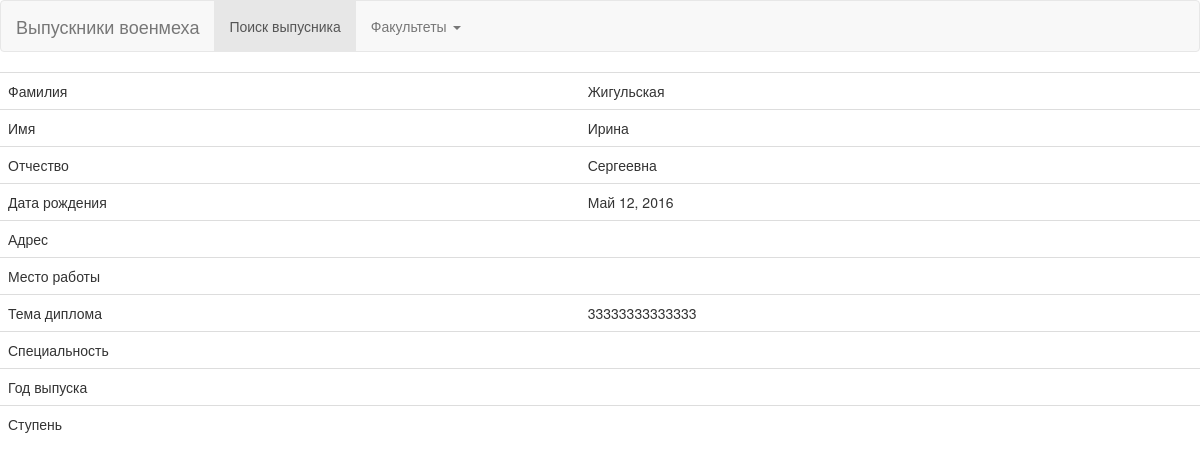
The app's page /get_graduate_description/3 with its own data.
### graduates/models.py (models this page shows, shortened)
class Graduate(models.Model):
    graduate_surname = models.CharField(max_length=100)         # Фамилия
    graduate_name = models.CharField(max_length=100)            # Имя
    graduate_patronymic = models.CharField(max_length=100, blank=True, )      # Отчество
    graduate_birthdate = models.DateField()                     # Дата рождения
    graduate_address = models.TextField(default="", blank=True)             # Место проживания
    graduate_workplace = models.CharField(max_length=100, blank=True)
    graduate_science_work = models.TextField(blank=True)
    graduate_diploma_theme = models.CharField(max_length=100, blank=True)
    graduate_kaf = models.ForeignKey(Kaf)
    graduate_faculty = models.ForeignKey(Faculty)
    graduate_group = models.ForeignKey(Group)
    class Meta:
        verbose_name = 'Выпускник'
        verbose_name_plural = 'Выпускники'
        ordering = ["graduate_surname"]

### graduates/views.py (the view)
# urls.py: url(r'^get_graduate_description/(?P<id>\d+)$', views.get_graduate_description),
def get_graduate_description(request, id):
    graduate = Graduate.objects.get(id=id)
    return render_to_response('graduate.html', {'graduate': graduate,
                                                })

### graduates/templates/graduate.html
{% extends 'main.html' %}
{% block graduate %}
    <table class="table">
        <tr class="tr-grad">
            <td>Фамилия</td>
            <td>{{ graduate.graduate_surname }}</td>
        </tr>
        <tr class="tr-grad">
            <td>Имя</td>
            <td>{{ graduate.graduate_name }}</td>
        </tr>
        <tr class="tr-grad">
            <td>Отчество</td>
            <td>{{ graduate.graduate_patronymic }}</td>
        </tr>
        <tr class="tr-grad">
            <td>Дата рождения</td>
            <td>{{ graduate.graduate_birthdate }}</td>
        </tr>
        <tr class="tr-grad">
            <td>Адрес</td>
            <td>{{ graduate.graduate_address }}</td>
        </tr>
        <tr class="tr-grad">
            <td>Место работы</td>
            <td>{{ graduate.graduate_workplace }}</td>
        </tr>
        <tr class="tr-grad">
            <td>Тема диплома</td>
            <td>{{ graduate.graduate_diploma_theme }}</td>
        </tr>
        <tr class="tr-grad">
            <td>Специальность</td>
            <td>{{ graduate.graduate_speciality }}</td>
        </tr>
        <tr class="tr-grad">
            <td>Год выпуска</td>
            <td>{{ graduate.graduate_gradyear }}</td>
        </tr>
        <tr class="tr-grad">
            <td>Ступень</td>
            <td>{{ graduate.graduate_degree }}</td>
        </tr>
    </table>
{% endblock %}

### static/css/style.css (style rules this page uses)
.tr-grad { transition: 0.2s; cursor: pointer; }

### records on screen
Graduate: graduate_surname "Жигульская", graduate_name "Ирина", graduate_patronymic "Сергеевна", graduate_birthdate "Май 12, 2016", graduate_diploma_theme "33333333333333"
